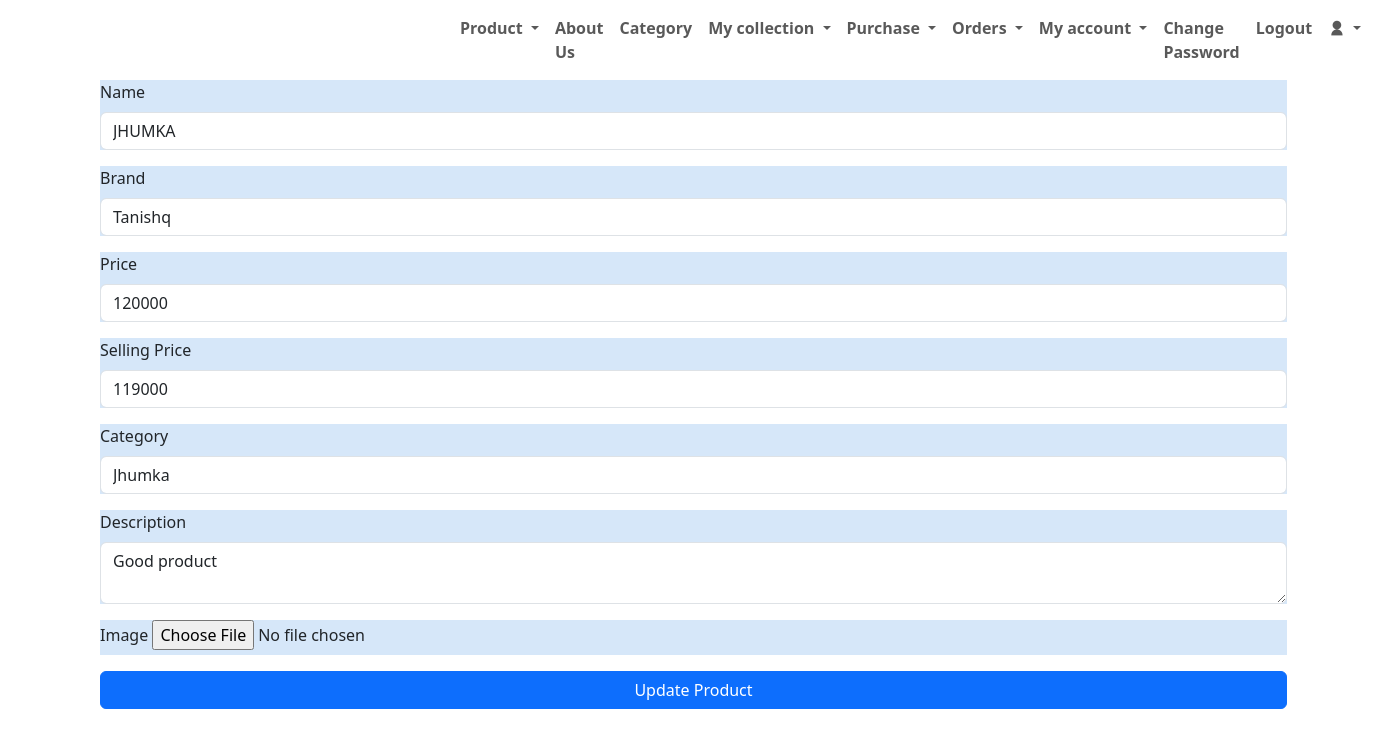
The app's page /admin/editproduct.php?id=8 with its own data.
### tables this page shows
CREATE TABLE `product` (
  `id` int(10) NOT NULL,
  `name` varchar(100) DEFAULT NULL,
  `brand` varchar(100) DEFAULT NULL,
  `price` varchar(100) DEFAULT NULL,
  `sellingprice` varchar(100) DEFAULT NULL,
  `category` varchar(100) DEFAULT NULL,
  `description` varchar(100) DEFAULT NULL,
  `image` varchar(100) DEFAULT NULL
);

CREATE TABLE `category` (
  `id` int(10) NOT NULL,
  `category` varchar(100) DEFAULT NULL
);

### admin/editproduct.php (the view, shortened to what this page needs)
<?php
include "../config.php";
$id=$_GET['id'];
$sql="select * from product  where id='$id'";
$query=mysqli_query($con,$sql);
$row=mysqli_fetch_array($query);
?>
<!DOCTYPE html>
<html lang="en">
<head>
<?php
include "head.php";
  ?>
</head>
<body>
<?php
include "navbar.php";
?>
    <form action="editproduct_submit.php" method="POST" enctype="multipart/form-data">
 <div class="mb-3">
    <label for="exampleInputName" class="form-label">Name</label>
    <input type="text" class="form-control" name="name" value="<?=$row['name']?>" id="exampleInputname1">
  </div>
  <div class="mb-3">
    <label for="exampleInputBrand" class="form-label">Brand</label>
    <input type="text" class="form-control" name="brand" value="<?=$row['brand']?>"  id="exampleInputbrand1">
  </div>
  <div class="mb-3">
    <label for="exampleInputPrice" class="form-label">Price</label>
    <input type="text" class="form-control" name="price" value="<?=$row['price']?>"  id="exampleInputPrice">
  </div>
  <div class="mb-3">
    <label for="exampleInputSelling Price" class="form-label">Selling Price</label>
    <input type="text" class="form-control" name="sellingprice" value="<?=$row['sellingprice']?>"  id="exampleInputSelling Price">
  </div>
  <div class="mb-3">
    <label for="exampleInputCategory" class="form-label">Category</label>
    <select name="cat" id=""  class="form-control" required>
        <?php
         $sql1 = "select * from category";
         $query1=mysqli_query($con,$sql1);
         while($row1 =mysqli_fetch_array($query1)){
          ?>
    <option value="<?php  echo $row1['id'] ?>"   <?php if($row1['id'] == $row['category']){ echo "selected"; }  ?>   ><?php  echo $row1['category'] ?></option>
    <?php
         }
         ?>
    </select>
  </div>
  <div class="mb-3">
    <label for="exampleInputDescription1" class="form-label">Description</label>
     <textarea class="form-control" name="description"  id="exampleInputDescrition1"><?=$row['description']?></textarea>
  </div>
  <div class="mb-3">
    <label for="exampleInputImage1" class="form-label">Image</label>
     <input type="file" name="image">
  </div>
  <div class="d-grid gap-2">
   <input type="submit" class="btn btn-primary" value="Update Product">
  </div>
    </form>
</body>
</html>

### admin/style.css (style rules this page uses)
body { overflow-x: hidden; }

### admin/editproduct.php (style rules this page uses)
.mb-3 { background-color:rgba(143, 191, 238, 0.367); }
form { margin-left:100px; margin-right:100px; }

### records on screen
product: name "JHUMKA", brand "Tanishq", price "120000", sellingprice "119000", cat "Jhumka", description "Good product"
